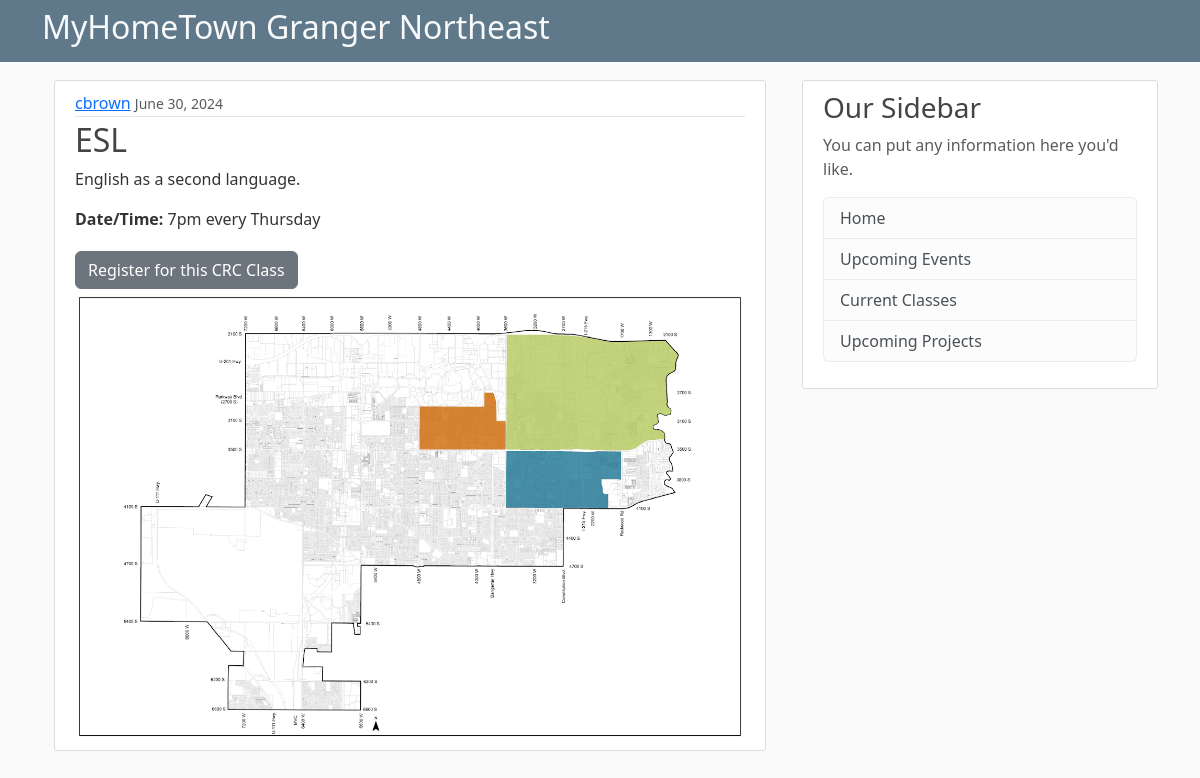
The page /crcclass/1/ on the database its author committed.
### common/models.py (models this page shows, shortened)
class CRCClass(models.Model):
    title = models.CharField(max_length=100)
    location = models.CharField(max_length=255)
    times = models.CharField(max_length=255)
    date_posted = models.DateTimeField(default=timezone.now)
    summary = models.CharField(max_length=255, null=True)
    description = models.TextField(max_length=4096, null=True)
    image_file = models.ImageField(upload_to='classes/images', null=True, blank=True)
    image = ImageSpecField(source='image_file',
                                processors=[ResizeToFit(1024, 768)],
                                format='JPEG',
                                options={'quality': 60})
    author = models.ForeignKey(User, on_delete=models.CASCADE)

### public/views.py (the view)
# urls.py: path('crcclass/<int:pk>/', CRCClassDetailView.as_view(), name="crcclass-detail"),
class CRCClassDetailView(DetailView):
    model = CRCClass
    template_name = 'public_crcclasses/crcclass_detail.html'
    context_object_name = 'crcclass'
    def get_context_data(self, **kwargs):
        context = super().get_context_data(**kwargs)
        crcclass_id = self.kwargs['pk']
        crcclass = CRCClass.objects.filter(id=crcclass_id).first()
        context['crcclass'] = crcclass
        context['registrations'] = CRCRegister.objects.filter(crcclass=crcclass)
        return context

### public/templates/public_crcclasses/crcclass_detail.html (shortened to what this page needs)
{% extends "public/base.html" %}
{% block content %}
<div class="container">
  <article class="media content-section">
      <div class="media-body">
        <div class="article-metadata">
          <a class="mr-2" href="#">{{ crcclass.author }}</a>
          <small class="text-muted">{{ crcclass.date_posted|date:"F d, Y" }}</small>
        </div>
        <h2 class="article-title">{{ crcclass.title }}</h2>
        <p class="article-content">{{ crcclass.description }}</p>
        <p class="article-content"><b>Date/Time:</b> {{ crcclass.times }}</p>
        <a class="btn btn-secondary btn=sm mt-1 mb-1" href="{% url 'public-crcclass-register' crcclass.id %}">Register for this CRC Class</a>
        {% if crcclass.image %}
        <img src="{{ crcclass.image.url }}" alt="{{ crcclass.title }}" style="max-width: 800px; width: 100%; height: auto;">
        {% endif %}
      </div>
    </article>
</div>
{% endblock %}

### public/static/public/main.css (style rules this page uses)
body { background: #fafafa; color: #333333; margin-top: 5rem; }
h1, h2, h3, h4, h5, h6 { color: #444444; }
.content-section { background: #ffffff; padding: 10px 20px; border: 1px solid #dddddd; border-radius: 3px; margin-bottom: 20px; }
.article-title { color: #444444; }
.article-content { white-space: pre-line; }
.article-metadata { padding-bottom: 1px; margin-bottom: 4px; border-bottom: 1px solid #e3e3e3 }

### rows shown on the page
CRCClass: author "cbrown", date_posted "June 30, 2024", title "ESL", description "English as a second language.", times "7pm every Thursday", image (picture)
